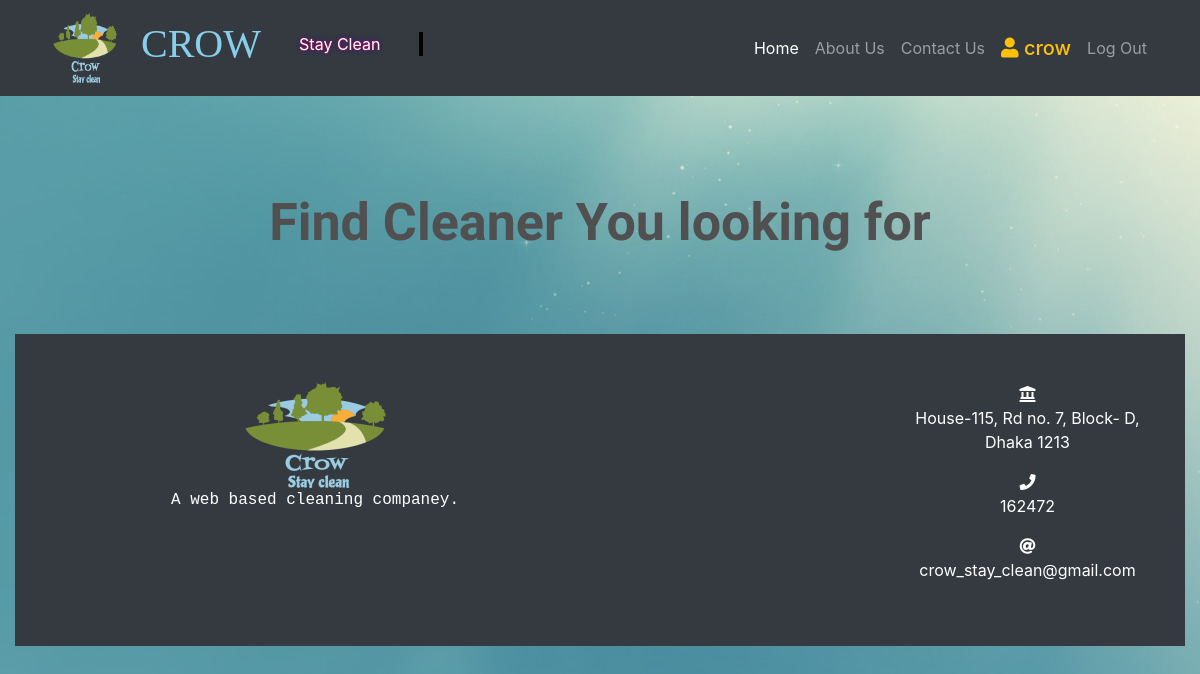
The page /cleaner/ (signed in) on the database as committed earlier.
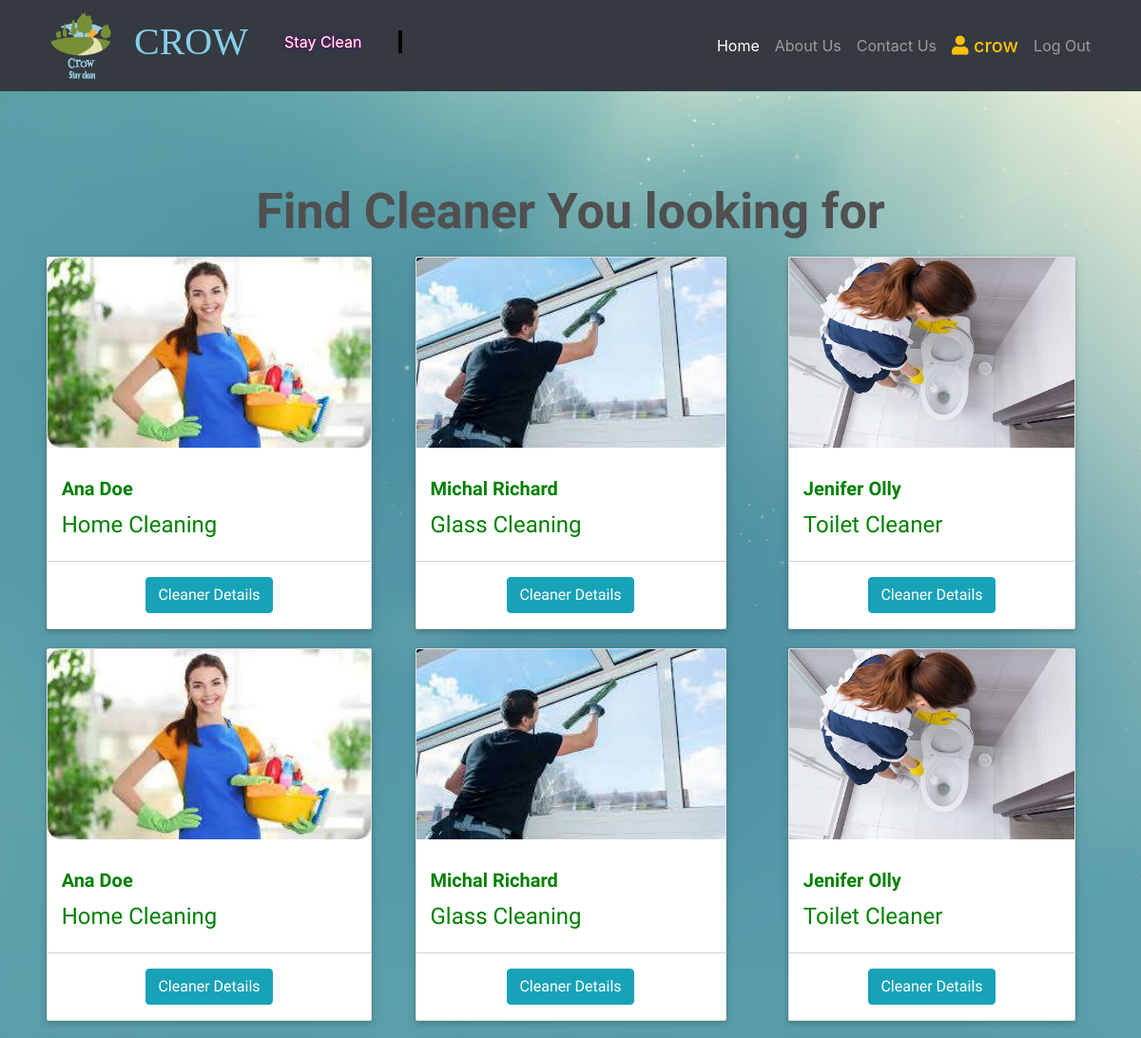
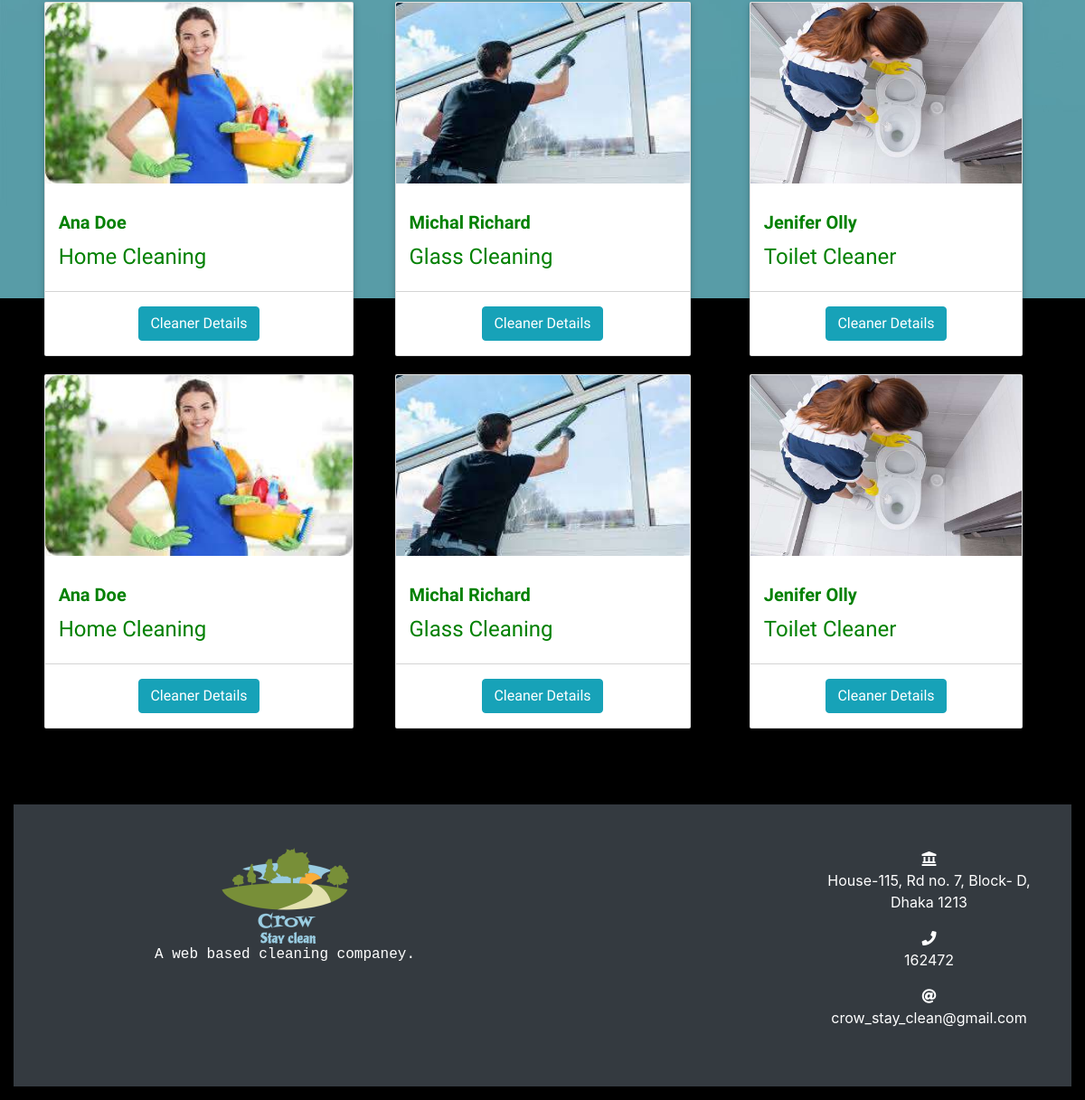
The same page on the database as committed later (2 pictures, top to bottom).
### accounts/models.py (models this page shows, shortened)
class MyUser(AbstractBaseUser):
    STATUS=(
        (0,'Select Account'),
        (1,'Seller'),
        (2,'Buyer'),
    )
    username=models.CharField(max_length=255,default='crow')
    institution=models.CharField(max_length=255,default='abc LTD')
    email = models.EmailField(
        verbose_name='email address',
        max_length=255,
        unique=True,
    )
    contact=models.CharField(max_length=255,default='+88')
    account_type=models. PositiveSmallIntegerField( choices=STATUS,default=0)
    address=models.TextField(blank=True)
    is_active = models.BooleanField(default=True)
    is_admin = models.BooleanField(default=False)
    objects = MyUserManager()
    USERNAME_FIELD = 'email'
    REQUIRED_FIELDS = ['date_of_birth']

### management/models.py (models this page shows, shortened)
class Cleaner(models.Model):
    name=models.CharField(max_length=255,blank=False)
    desc=models.TextField(blank=True)
    cleaning_task=models.CharField(max_length=255)
    contact=models.CharField(max_length=255,blank=False)
    price=models.FloatField(blank=False,default=0.00)
    address=models.TextField(blank=False)
    image=models.ImageField(upload_to='cleaner/')
    class Meta:
        verbose_name_plural = "Cleaners"

### management/views.py (the view)
# urls.py: path('cleaner/',CleanerView,name='cleaner'),
@login_required
def CleanerView(request):
    context=dict()
    cleaners=Cleaner.objects.all()
    times=range(1,5)
    context['cleaners']=cleaners
    context['loop_times']=times
    return render(request,'cleaner.html',context)

### templates/cleaner.html (shortened to what this page needs)
{% extends 'base.html' %}
{% load static %}
{% block CSS %}
<link rel="stylesheet" href="{% static 'custom/css/cleaner.css' %}">
{% endblock CSS%}
{% block content %}
<section class="wrapper my-5">
    <div class="container-fostrap">
        <div class="mb-3">
            <h1 class="heading">
               Find Cleaner You looking for
            </h1>
        </div>
        <div class="content">
            <div class="container">
                <div class="row">
                   {%for _ in loop_times %}
                   {% for cleaner in cleaners %}
                        <div class="col-xs-12 col-sm-4 col-md-4">
                        <div class="card">
                             <p class="img-card">
                             <img src="{{cleaner.image.url}}" alt="garbage"/>
                             </p>
                             <div class="card-content">
                                  <h4 class="card-title">
                                 {{cleaner.name}}
                                  </h4>
                                  <div class="text-danger pull-left">
                                  <h4> {{cleaner.cleaning_task}}</h4>
                                  </div>
                                  <div class="clearfix"></div>
                             </div>
                             <div class="card-read-more">
                                  <a href="{% url 'cleaner_details' cleaner.id %}">
                                       <button id="detail_btn" class="btn btn-info my-3">Cleaner Details</button>
                                  </a>
                             </div>
                        </div>
                        </div>
                   {% endfor %}
                   {% endfor %}
                </div>
            </div>
        </div>
    </div>
</section>
{% endblock content %}

### templates/base.html (shortened to what this page needs)
{% load static %}
<!DOCTYPE html>
<html lang="en">
  <head>
    <link href="{% static "vendor/bootstrap/css/bootstrap.css" %}" rel="stylesheet">
    <link href="{% static "vendor/bootstrap/css/bootstrap.min.css" %}" rel="stylesheet">
    <link rel="stylesheet" href="https://cdnjs.cloudflare.com/ajax/libs/font-awesome/4.7.0/css/font-awesome.min.css">
    <link rel='stylesheet' href='https://use.fontawesome.com/releases/v5.6.3/css/all.css'>
    <link href="{% static 'cucstom/css/base.css' %}" rel="stylesheet">
    {%block CSS %}
    {% endblock CSS %}
  </head>
  <body style="background-image: url({% static 'custom/image/1.jpg' %}); background-repeat: no-repeat , repeat;background-color: black;">
    <nav class="navbar navbar-expand-lg navbar-dark bg-dark fixed-top">
      <div class="container">
        <a class="navbar-brand" href="{% url 'homepage' %}">  <img class="img-logo" src="{% static 'custom/image/Logo.png' %}" alt=""></a> <h1 style="color:skyblue; font-family: Comic Sans MS;">CROW </h1> <br> <p id="typing1">Stay Clean</p>
        <div class="collapse navbar-collapse" id="navbarResponsive">
          <ul class="navbar-nav ml-auto">
            <li class="nav-item active">
              <a class="nav-link" href="{% url 'homepage' %}">Home
              </a>
            </li>
            <li class="nav-item">
              <a class="nav-link" href="">About Us
              </a>
            </li>
            <li class="nav-item">
              <a class="nav-link" href="">Contact Us
              </a>
            </li>
            {% if user.is_authenticated %}
              <li>
              <a id="user" class="nav-link text-warning" href=""> <strong class="h5"><i class="fa fa-user"></i> {{ user.username }} </strong></a>
              </li>
              <li class="nav-item">
                <a class="nav-link" href="{% url 'logout' %}">Log Out
                </a>
              </li>
            {% endif %}
          </ul>
        </div>
      </div>
    </nav>
    <br>
    <br>
    <br>
    {% block content %}{% endblock content %}
    <footer class="py-5 bg-dark">
      <div class="container">
        <div class="row">
          <div class="col-lg-6">
            <img src="{% static 'custom/image/Logo.png' %}" alt="Logo">
            <br>
            <p style="color:white; font-family: 'Courier New', Courier, monospace">A web based cleaning companey.</p>
          </div>
          <div class="col-lg-3">
            </div>
            <div class="col-lg-3">
                 <i class="fas fa-landmark" aria-hidden="true" style="color:white;"></i> <p style="color:white;">House-115, Rd no. 7, Block- D, Dhaka 1213</p>
                 <i class="fas fa-phone" aria-hidden="true" style="color:white;"></i> <p style="color:white;">162472</p>
                 <i class="fas fa-at" aria-hidden="true" style="color:white;"></i> <p style="color:white;">crow_stay_clean@gmail.com</p>
              </div>
        </div>
      </div>
    </footer>
  </body>
</html>

### static/custom/css/base.css (style rules this page uses)
h4 { color: green; }
a#user strong { font-size: 20px !important; }
body { padding-top: 54px; }
@media (min-width: 992px) { body { padding-top: 56px; } }

### static/custom/css/cleaner.css (style rules this page uses)
.wrapper { display: table; height: 100%; width: 100%; font-family: 'Baloo 2', cursive; }
.container-fostrap { display: table-cell; padding: 1em; text-align: center; vertical-align: middle; }
h1.heading { color: #fff; font-size: 1.15em; font-weight: 900; margin: 0 0 0.1em; color: #505050; }
@media (min-width: 450px) { h1.heading { font-size: 3.55em; } }
@media (min-width: 760px) { h1.heading { font-size: 3.05em; } }
@media (min-width: 900px) { h1.heading { font-size: 3.25em; margin: 0 0 0.1em; } }
.card:before { content: ""; position: absolute; z-index: -1; left: 0; right: 100%; top: 0; background: #2098d1; height: 4px; -webkit-transition-property: right; transition-property: right; -webkit-transition-duration: 0.3s; transition-duration: 0.3s; -webkit-transition-timing-function: ease-out; transition-timing-function: ease-out; z-index: 5; }
.card { margin-bottom: 20px; line-height: 1.42857143; background-color: #fff; border-radius: 2px; box-shadow: 0 2px 5px 0 rgba(0, 0, 0, 0.16), 0 2px 10px 0 rgba(0, 0, 0, 0.12); transition: box-shadow .25s; display: inline-block; vertical-align: middle; -webkit-transform: translateZ(0); transform: translateZ(0); -webkit-backface-visibility: hidden; backface-visibility: hidden; -moz-osx-font-smoothing: grayscale; position: relative; overflow: hidden; }
.img-card { width: 100%; height: 200px; border-top-left-radius: 2px; border-top-right-radius: 2px; display: block; overflow: hidden; }
.img-card img { width: 100%; height: 200px; object-fit: cover; transition: all .25s ease; }
.card-content { padding: 15px; text-align: left; }
.card-title { margin-top: 0px; font-weight: 700; font-size: 1.25em; }
.card-read-more { display: block; vertical-align: middle; -webkit-transform: translateZ(0); transform: translateZ(0); box-shadow: 0 0 1px rgba(0, 0, 0, 0); -webkit-backface-visibility: hidden; backface-visibility: hidden; -moz-osx-font-smoothing: grayscale; position: relative; overflow: hidden; }
.card-read-more:before { content: ""; position: absolute; z-index: -1; left: 100%; right: 0; bottom: 0; background: #2098d1; height: 4px; -webkit-transition-property: left; transition-property: left; -webkit-transition-duration: 0.3s; transition-duration: 0.3s; -webkit-transition-timing-function: ease-out; transition-timing-function: ease-out; }
.card-read-more { border-top: 1px solid #D4D4D4; }
.card-read-more a { text-decoration: none !important; padding: 10px; font-weight: 600; text-transform: uppercase; }
footer { text-align: center; margin: 15px; }

Rows that differ between the two databases and show on the page:
added Cleaner: image (picture), name "Ana Doe", cleaning_task "Home Cleaning"
added Cleaner: image (picture), name "Michal Richard", cleaning_task "Glass Cleaning"
added Cleaner: image (picture), name "Jenifer Olly", cleaning_task "Toilet Cleaner"
